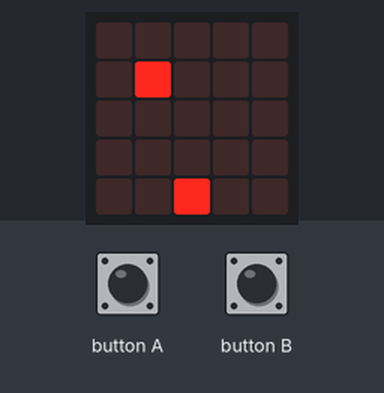
Simulated run of this program. Board: BBC micro:bit (MakeCode). On the bench: the board's 5×5 LED display. The inputs (shaded band) are chosen by the test bench. Random numbers come from a fixed seed.

Above: at 1.4 s.
1.5 s: button A pressed for 0.15 s
At 3.0 s:
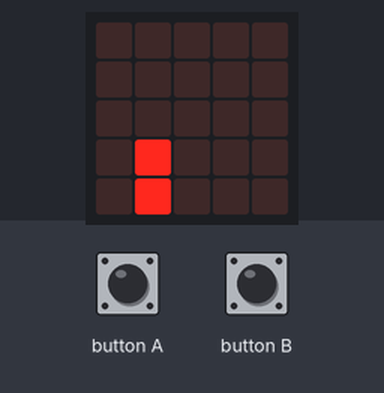
4.6 s: button B pressed for 0.15 s
At 5.3 s:
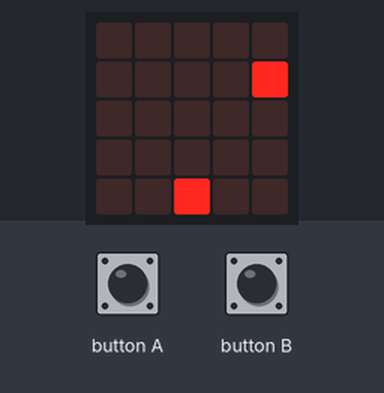
7.7 s: button A pressed for 0.15 s
At 8.9 s:
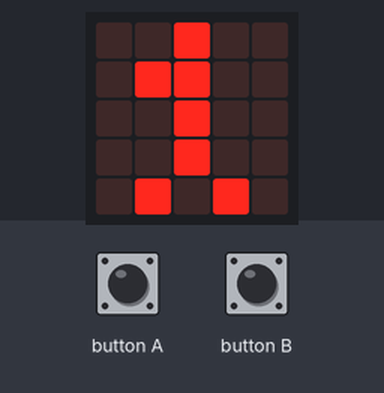
9.3 s: button B pressed for 0.15 s
At 10.1 s:
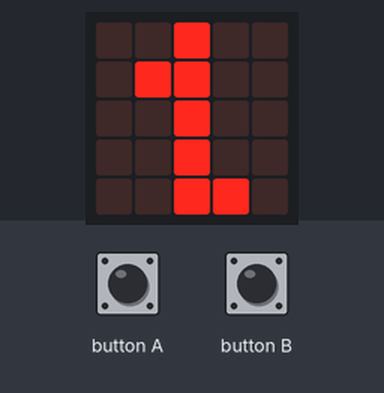
10.9 s: button B pressed for 0.15 s
At 11.4 s:
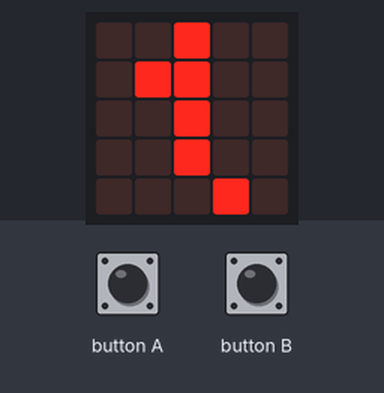
12.5 s: button A pressed for 0.15 s
At 13.8 s:
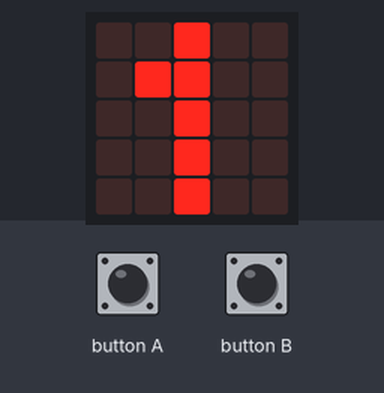
Timing chart, 0 to 15.5 s (numbered marks = the images above; inputs shaded):
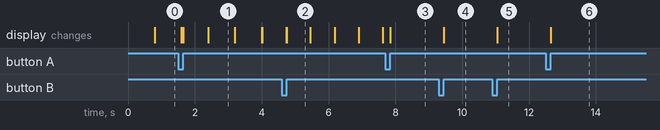

Measured:
- after the input at 7.7 s, the display: changes after 0.15 s (image 3)
- after the input at 9.3 s, the display: changes after 0.15 s (image 4)
- after the input at 10.9 s, the display: changes after 0.15 s (image 5)
- what the display in image 1 shows lasts 0.8 s, from 2.4 s to 3.2 s
- what the display in image 2 shows lasts 0.7 s, from 4.8 s to 5.5 s

The program:

main.ts
```typescript
input.onButtonPressed(Button.A, function () {
    if (xSchieber > 0) {
        led.unplot(xSchieber, 4)
        xSchieber = xSchieber - 1
        led.plot(xSchieber, 4)
    }
})
input.onButtonPressed(Button.B, function () {
    if (xSchieber < 4) {
        led.unplot(xSchieber, 4)
        xSchieber = xSchieber + 1
        led.plot(xSchieber, 4)
    }
})
let tfaellt = 0
let tstart = 0
let xWert = 0
let xSchieber = 0
xSchieber = 2
let score = 0
let speed = 800
basic.forever(function () {
    led.plot(xSchieber, 4)
    xWert = randint(0, 4)
    tstart = 0
    tfaellt = 0
    while (tfaellt < 5) {
        led.plot(xWert, tfaellt)
        basic.pause(speed)
        led.unplot(xWert, tfaellt)
        tfaellt = tfaellt + 1
    }
    if (xSchieber == xWert) {
        score = score + 1
        speed = speed * 0.9
    } else {
        basic.showNumber(score)
        basic.pause(5000)
        basic.pause(5000)
    }
})
```

test.ts
```typescript
// Hier kann man Tests durchführen; diese Datei wird nicht kompiliert, wenn dieses Paket als Erweiterung verwendet wird.
```
